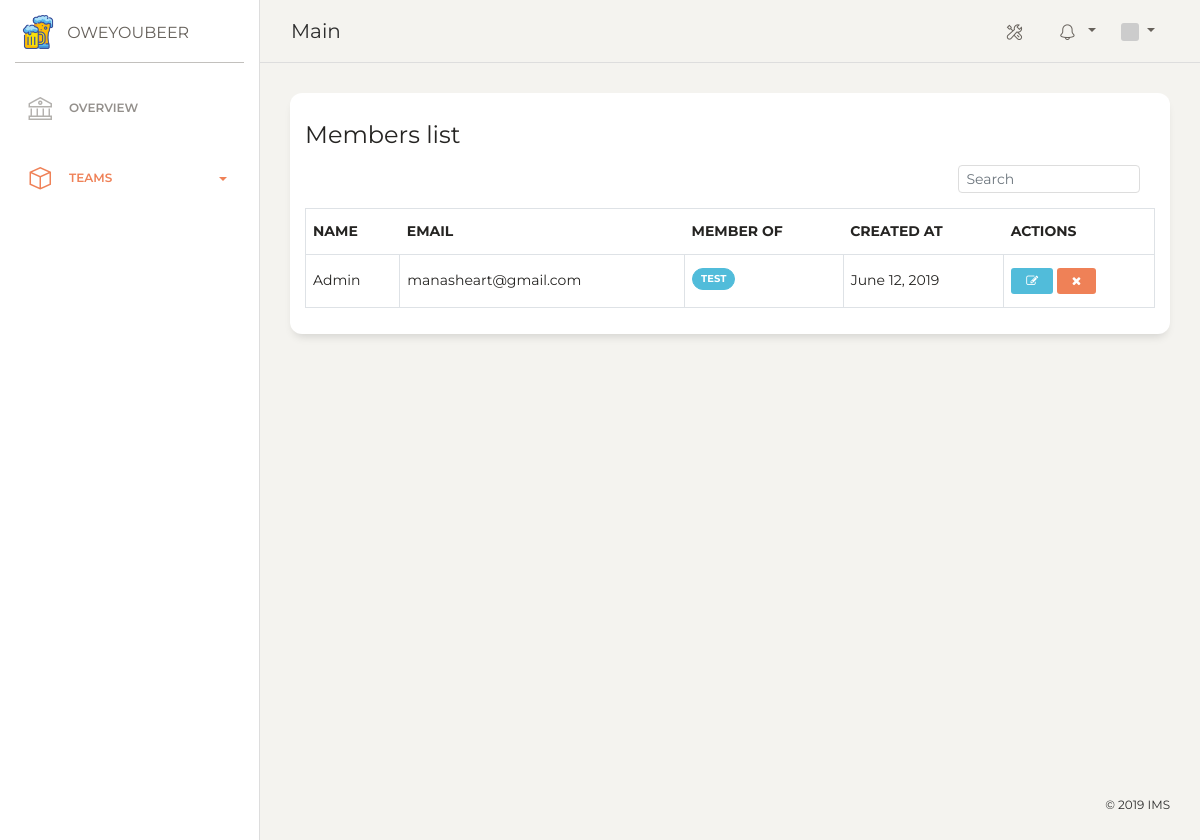
Screenshot of /members (signed in) with the database file from the repository.
### account/models.py (models this page shows, shortened)
class Account(AbstractUser):
    class Meta:
        db_table = 'accounts'
    email = models.EmailField(unique=True)
    username = models.CharField(max_length=40, unique=True)
    first_name = models.CharField(max_length=40, blank=True)
    last_name = models.CharField(max_length=40, blank=True)
    avatar_hash = models.CharField(max_length=140, blank=True)
    is_superuser = models.BooleanField(default=False)
    is_active = models.BooleanField(default=True)
    objects = AccountManager()
    USERNAME_FIELD = 'username'
    REQUIRED_FIELDS = ['email']
    def get_full_name(self):
        return ' '.join([self.first_name, self.last_name])
    def gravatar(self, size=100, default='identicon', rating='g'):
        url = 'https://secure.gravatar.com/avatar'
        hash = self.avatar_hash or self.gravatar_hash()
        return '{url}/{hash}?s={size}&d={default}&r={rating}'.format(
            url=url, hash=hash, size=size, default=default, rating=rating)

### core/models.py (models this page shows)
class Team(models.Model):
    name = models.CharField(max_length=128)
    description = models.CharField(max_length=50, null=True)
    created_at = models.DateTimeField(auto_now_add=True)
    updated_at = models.DateTimeField(auto_now=True)
    added_by = models.ForeignKey(Account, on_delete=models.CASCADE, related_name='link_to_the_person_created')
    members = models.ManyToManyField(Account)
    def __str__(self):
        return self.name
    def get_absolute_url(self):
        return reverse("ui:teamdetail", kwargs={"id": self.id})

### core/views.py (the view)
# urls.py: url(r'^members$', view=Members.as_view(), name='members'),
class Members(ListView):
    model = Team
    template_name = 'member/details.html'
    context_object_name = 'teams'
    def get(self, request, *args, **kwagrs):
        team = request.GET.get('team')
        self.object_list = self.get_queryset().order_by('id')
        if team:
            self.object_list = self.object_list.filter(id=team)
        context = self.get_context_data()
        return self.render_to_response(context)

### templates/member/details.html (shortened to what this page needs)
{% extends 'layout.html' %}
{% block body %}
<div class="content">
  <div class="row">
    <div class="col-md-12">
      <div class="card">
        <div class="card-header">
          <h4 class="card-title">Members list</h4>
          <div class="float-right col-md-3">
            <span class="bmd-form-group bmd-form-group-sm is-filled">
              <input type="text" id="userInput" onkeyup="searchHost()" class="form-control form-control-sm" placeholder="Search">
            </span>
          </div>
        </div>
        <div class="card-body">
          <table id="hostTable" class="table table-hover table-bordered" cellspacing="0" width="100%">
          <thead>
            <tr>
              <th>Name</th>
              <th>Email</th>
              <th>Member of</th>
              <th>Created At</th>
              <th class="disabled-sorting">Actions</th>
            </tr>
          </thead>
          <tbody>
            {% for team in teams %}
            {% for member in team.members.all %}
            <tr>
              <td>{{ member.get_full_name }}</td>
              <td>{{ member.email }}</td>
              <td><a href="{{ team.get_absolute_url }}">
                <span class="badge badge-pill badge-info">{{ team }}</span></a>
              </td>
              <td>{{ team.created_at|date }}</td>
              <td>
                <a href="#" class="btn btn-info btn-sm" rel="tooltip" title="" data-original-title="Edit"><i class="fa fa-edit"></i></a>
                <button type="button" data-toggle="modal" data-target="#deleteModal" class="btn btn-danger btn-sm remove" rel="tooltip" title="" data-original-title="Delete"><i class="fa fa-times"></i></button>
              </td>
            </tr>
            {% endfor %}
            {% empty %}
            <p>No members found</p>
            {% endfor %}
          </tbody>
          </table>
        </div>
      </div>
    </div>
  </div>
</div>
{% endblock %}

### rows the page displays
Team: name "TEST", created_at "June 12, 2019"
Account: get_full_name "Admin", email "manasheart@gmail.com"
